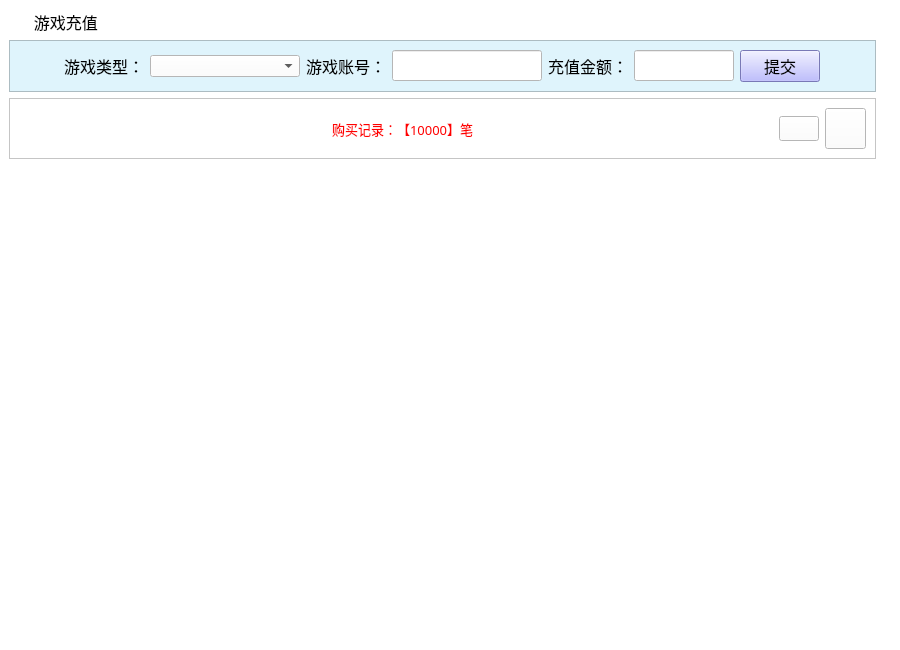
<?xml version="1.0" encoding="UTF-8"?>
<ui version="4.0">
 <class>gmqb_ScrollArea</class>
 <widget class="QScrollArea" name="gmqb_ScrollArea">
  <property name="geometry">
   <rect>
    <x>0</x>
    <y>0</y>
    <width>900</width>
    <height>650</height>
   </rect>
  </property>
  <property name="windowTitle">
   <string>ScrollArea</string>
  </property>
  <property name="styleSheet">
   <string notr="true">background-color: rgb(255, 255, 255);</string>
  </property>
  <property name="frameShape">
   <enum>QFrame::NoFrame</enum>
  </property>
  <property name="lineWidth">
   <number>0</number>
  </property>
  <property name="widgetResizable">
   <bool>true</bool>
  </property>
  <widget class="QWidget" name="scrollAreaWidgetContents">
   <property name="geometry">
    <rect>
     <x>0</x>
     <y>0</y>
     <width>900</width>
     <height>650</height>
    </rect>
   </property>
   <layout class="QGridLayout" name="gridLayout">
    <item row="0" column="0" colspan="2">
     <widget class="QLabel" name="label">
      <property name="minimumSize">
       <size>
        <width>0</width>
        <height>25</height>
       </size>
      </property>
      <property name="font">
       <font>
        <family>微软雅黑</family>
        <pointsize>12</pointsize>
       </font>
      </property>
      <property name="styleSheet">
       <string notr="true">background-image: url(:/bg/images/mainframe/navigator.png);
background-repeat: no-repeat;</string>
      </property>
      <property name="text">
       <string>      游戏充值</string>
      </property>
     </widget>
    </item>
    <item row="0" column="2">
     <spacer name="horizontalSpacer">
      <property name="orientation">
       <enum>Qt::Horizontal</enum>
      </property>
      <property name="sizeType">
       <enum>QSizePolicy::Fixed</enum>
      </property>
      <property name="sizeHint" stdset="0">
       <size>
        <width>15</width>
        <height>15</height>
       </size>
      </property>
     </spacer>
    </item>
    <item row="1" column="0" colspan="2">
     <widget class="QFrame" name="frame">
      <property name="styleSheet">
       <string notr="true">background-color: rgb(223, 244, 252);</string>
      </property>
      <property name="frameShape">
       <enum>QFrame::StyledPanel</enum>
      </property>
      <property name="frameShadow">
       <enum>QFrame::Raised</enum>
      </property>
      <layout class="QGridLayout" name="gridLayout_3">
       <item row="0" column="0">
        <spacer name="horizontalSpacer_8">
         <property name="orientation">
          <enum>Qt::Horizontal</enum>
         </property>
         <property name="sizeHint" stdset="0">
          <size>
           <width>134</width>
           <height>21</height>
          </size>
         </property>
        </spacer>
       </item>
       <item row="0" column="1">
        <widget class="QLabel" name="label_25">
         <property name="font">
          <font>
           <family>宋体</family>
           <pointsize>12</pointsize>
          </font>
         </property>
         <property name="text">
          <string>游戏类型：</string>
         </property>
        </widget>
       </item>
       <item row="0" column="2">
        <widget class="QComboBox" name="cbx_type">
         <property name="minimumSize">
          <size>
           <width>150</width>
           <height>0</height>
          </size>
         </property>
         <property name="styleSheet">
          <string notr="true">background-color: rgb(255, 255, 255);</string>
         </property>
        </widget>
       </item>
       <item row="0" column="3">
        <widget class="QLabel" name="label_23">
         <property name="font">
          <font>
           <family>宋体</family>
           <pointsize>12</pointsize>
          </font>
         </property>
         <property name="text">
          <string>游戏账号：</string>
         </property>
        </widget>
       </item>
       <item row="0" column="4">
        <widget class="QLineEdit" name="lineEdit_5">
         <property name="minimumSize">
          <size>
           <width>150</width>
           <height>0</height>
          </size>
         </property>
         <property name="font">
          <font>
           <family>宋体</family>
           <pointsize>12</pointsize>
          </font>
         </property>
         <property name="styleSheet">
          <string notr="true">background-color: rgb(255, 255, 255);</string>
         </property>
         <property name="text">
          <string/>
         </property>
         <property name="maxLength">
          <number>11</number>
         </property>
        </widget>
       </item>
       <item row="0" column="5">
        <widget class="QLabel" name="label_24">
         <property name="font">
          <font>
           <family>宋体</family>
           <pointsize>12</pointsize>
          </font>
         </property>
         <property name="text">
          <string>充值金额：</string>
         </property>
        </widget>
       </item>
       <item row="0" column="6">
        <widget class="QLineEdit" name="lineEdit_6">
         <property name="minimumSize">
          <size>
           <width>100</width>
           <height>0</height>
          </size>
         </property>
         <property name="font">
          <font>
           <family>宋体</family>
           <pointsize>12</pointsize>
          </font>
         </property>
         <property name="styleSheet">
          <string notr="true">background-color: rgb(255, 255, 255);</string>
         </property>
         <property name="text">
          <string/>
         </property>
         <property name="maxLength">
          <number>11</number>
         </property>
        </widget>
       </item>
       <item row="0" column="7">
        <widget class="QPushButton" name="pushButton">
         <property name="font">
          <font>
           <family>宋体</family>
           <pointsize>12</pointsize>
          </font>
         </property>
         <property name="styleSheet">
          <string notr="true">background-color: rgb(170, 170, 255);</string>
         </property>
         <property name="text">
          <string>提交</string>
         </property>
        </widget>
       </item>
       <item row="0" column="8">
        <spacer name="horizontalSpacer_9">
         <property name="orientation">
          <enum>Qt::Horizontal</enum>
         </property>
         <property name="sizeHint" stdset="0">
          <size>
           <width>134</width>
           <height>21</height>
          </size>
         </property>
        </spacer>
       </item>
      </layout>
     </widget>
    </item>
    <item row="1" column="2">
     <spacer name="horizontalSpacer_2">
      <property name="orientation">
       <enum>Qt::Horizontal</enum>
      </property>
      <property name="sizeType">
       <enum>QSizePolicy::Fixed</enum>
      </property>
      <property name="sizeHint" stdset="0">
       <size>
        <width>15</width>
        <height>50</height>
       </size>
      </property>
     </spacer>
    </item>
    <item row="2" column="0" colspan="2">
     <widget class="QFrame" name="frame_2">
      <property name="frameShape">
       <enum>QFrame::StyledPanel</enum>
      </property>
      <property name="frameShadow">
       <enum>QFrame::Raised</enum>
      </property>
      <layout class="QGridLayout" name="gridLayout_2">
       <item row="0" column="0">
        <spacer name="horizontalSpacer_6">
         <property name="orientation">
          <enum>Qt::Horizontal</enum>
         </property>
         <property name="sizeHint" stdset="0">
          <size>
           <width>313</width>
           <height>20</height>
          </size>
         </property>
        </spacer>
       </item>
       <item row="0" column="1">
        <widget class="QLabel" name="label_12">
         <property name="font">
          <font>
           <family>宋体</family>
           <pointsize>10</pointsize>
          </font>
         </property>
         <property name="styleSheet">
          <string notr="true">color: rgb(255, 0, 0);</string>
         </property>
         <property name="text">
          <string>购买记录：【10000】笔</string>
         </property>
        </widget>
       </item>
       <item row="0" column="2">
        <spacer name="horizontalSpacer_7">
         <property name="orientation">
          <enum>Qt::Horizontal</enum>
         </property>
         <property name="sizeHint" stdset="0">
          <size>
           <width>275</width>
           <height>20</height>
          </size>
         </property>
        </spacer>
       </item>
       <item row="0" column="3">
        <widget class="QPushButton" name="pushButton_3">
         <property name="sizePolicy">
          <sizepolicy hsizetype="Fixed" vsizetype="Fixed">
           <horstretch>0</horstretch>
           <verstretch>0</verstretch>
          </sizepolicy>
         </property>
         <property name="minimumSize">
          <size>
           <width>40</width>
           <height>25</height>
          </size>
         </property>
         <property name="maximumSize">
          <size>
           <width>40</width>
           <height>25</height>
          </size>
         </property>
         <property name="font">
          <font>
           <family>宋体</family>
           <pointsize>12</pointsize>
          </font>
         </property>
         <property name="styleSheet">
          <string notr="true">background-image: url(:/btn/images/mainframe/btn_sx.png);</string>
         </property>
         <property name="text">
          <string/>
         </property>
        </widget>
       </item>
       <item row="0" column="4">
        <widget class="QPushButton" name="pushButton_2">
         <property name="sizePolicy">
          <sizepolicy hsizetype="Fixed" vsizetype="Fixed">
           <horstretch>0</horstretch>
           <verstretch>0</verstretch>
          </sizepolicy>
         </property>
         <property name="minimumSize">
          <size>
           <width>41</width>
           <height>41</height>
          </size>
         </property>
         <property name="maximumSize">
          <size>
           <width>41</width>
           <height>41</height>
          </size>
         </property>
         <property name="font">
          <font>
           <family>宋体</family>
           <pointsize>12</pointsize>
          </font>
         </property>
         <property name="styleSheet">
          <string notr="true">background-image: url(:/btn/images/print.png);</string>
         </property>
         <property name="text">
          <string/>
         </property>
        </widget>
       </item>
      </layout>
     </widget>
    </item>
    <item row="2" column="2">
     <spacer name="horizontalSpacer_3">
      <property name="orientation">
       <enum>Qt::Horizontal</enum>
      </property>
      <property name="sizeType">
       <enum>QSizePolicy::Fixed</enum>
      </property>
      <property name="sizeHint" stdset="0">
       <size>
        <width>15</width>
        <height>40</height>
       </size>
      </property>
     </spacer>
    </item>
    <item row="3" column="0" colspan="2">
     <spacer name="horizontalSpacer_5">
      <property name="orientation">
       <enum>Qt::Horizontal</enum>
      </property>
      <property name="sizeHint" stdset="0">
       <size>
        <width>855</width>
        <height>1</height>
       </size>
      </property>
     </spacer>
    </item>
    <item row="3" column="2">
     <spacer name="horizontalSpacer_4">
      <property name="orientation">
       <enum>Qt::Horizontal</enum>
      </property>
      <property name="sizeType">
       <enum>QSizePolicy::Fixed</enum>
      </property>
      <property name="sizeHint" stdset="0">
       <size>
        <width>15</width>
        <height>1</height>
       </size>
      </property>
     </spacer>
    </item>
    <item row="4" column="1">
     <widget class="QTableWidget" name="tableWidget">
      <property name="frameShape">
       <enum>QFrame::NoFrame</enum>
      </property>
      <property name="gridStyle">
       <enum>Qt::SolidLine</enum>
      </property>
     </widget>
    </item>
   </layout>
  </widget>
 </widget>
 <resources/>
 <connections/>
</ui>
